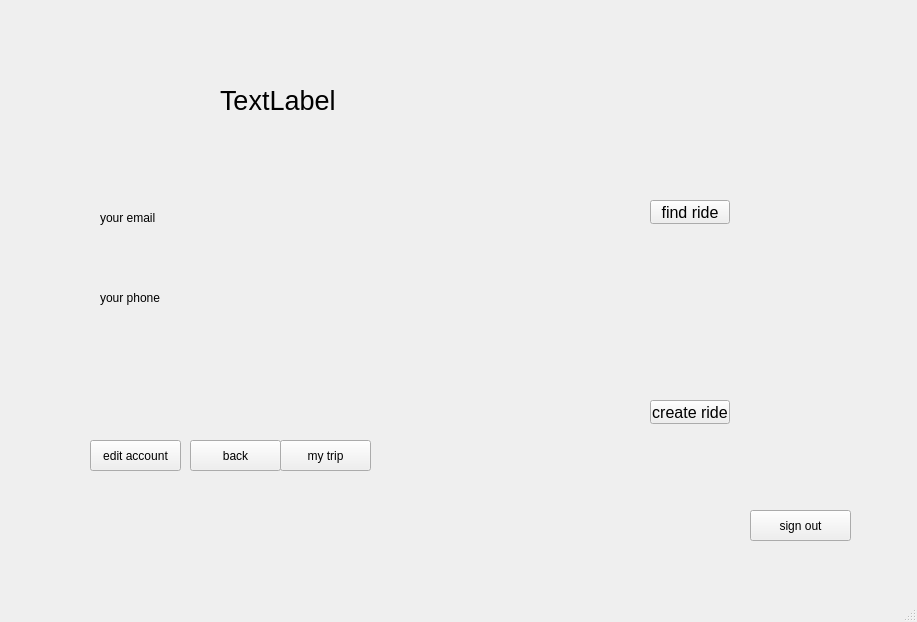
<?xml version="1.0" encoding="UTF-8"?>
<ui version="4.0">
 <class>mainPage</class>
 <widget class="QMainWindow" name="mainPage">
  <property name="geometry">
   <rect>
    <x>0</x>
    <y>0</y>
    <width>917</width>
    <height>622</height>
   </rect>
  </property>
  <property name="windowTitle">
   <string>MainWindow</string>
  </property>
  <widget class="QWidget" name="centralwidget">
   <widget class="QLabel" name="label">
    <property name="geometry">
     <rect>
      <x>60</x>
      <y>50</y>
      <width>131</width>
      <height>101</height>
     </rect>
    </property>
    <property name="styleSheet">
     <string notr="true">image: url(:/image/profile.png);</string>
    </property>
    <property name="text">
     <string/>
    </property>
   </widget>
   <widget class="QLabel" name="label_2">
    <property name="geometry">
     <rect>
      <x>220</x>
      <y>70</y>
      <width>231</width>
      <height>61</height>
     </rect>
    </property>
    <property name="font">
     <font>
      <pointsize>20</pointsize>
     </font>
    </property>
    <property name="text">
     <string>TextLabel</string>
    </property>
   </widget>
   <widget class="QLabel" name="label_3">
    <property name="geometry">
     <rect>
      <x>610</x>
      <y>60</y>
      <width>151</width>
      <height>91</height>
     </rect>
    </property>
    <property name="styleSheet">
     <string notr="true">image: url(:/image/rideCar.png);</string>
    </property>
    <property name="text">
     <string/>
    </property>
   </widget>
   <widget class="QPushButton" name="pushButton">
    <property name="geometry">
     <rect>
      <x>650</x>
      <y>200</y>
      <width>80</width>
      <height>24</height>
     </rect>
    </property>
    <property name="font">
     <font>
      <pointsize>12</pointsize>
     </font>
    </property>
    <property name="text">
     <string>find ride</string>
    </property>
   </widget>
   <widget class="QLabel" name="label_4">
    <property name="geometry">
     <rect>
      <x>610</x>
      <y>270</y>
      <width>151</width>
      <height>91</height>
     </rect>
    </property>
    <property name="styleSheet">
     <string notr="true">image: url(:/image/createRide.png);</string>
    </property>
    <property name="text">
     <string/>
    </property>
   </widget>
   <widget class="QPushButton" name="pushButton_2">
    <property name="geometry">
     <rect>
      <x>650</x>
      <y>400</y>
      <width>80</width>
      <height>24</height>
     </rect>
    </property>
    <property name="font">
     <font>
      <pointsize>12</pointsize>
     </font>
    </property>
    <property name="text">
     <string>create ride</string>
    </property>
   </widget>
   <widget class="QLabel" name="label_5">
    <property name="geometry">
     <rect>
      <x>100</x>
      <y>210</y>
      <width>111</width>
      <height>16</height>
     </rect>
    </property>
    <property name="text">
     <string>your email</string>
    </property>
   </widget>
   <widget class="QLabel" name="label_6">
    <property name="geometry">
     <rect>
      <x>100</x>
      <y>240</y>
      <width>241</width>
      <height>41</height>
     </rect>
    </property>
    <property name="font">
     <font>
      <pointsize>20</pointsize>
     </font>
    </property>
    <property name="text">
     <string/>
    </property>
   </widget>
   <widget class="QLabel" name="label_7">
    <property name="geometry">
     <rect>
      <x>100</x>
      <y>330</y>
      <width>251</width>
      <height>41</height>
     </rect>
    </property>
    <property name="font">
     <font>
      <pointsize>20</pointsize>
     </font>
    </property>
    <property name="text">
     <string/>
    </property>
   </widget>
   <widget class="QLabel" name="label_8">
    <property name="geometry">
     <rect>
      <x>100</x>
      <y>290</y>
      <width>141</width>
      <height>16</height>
     </rect>
    </property>
    <property name="text">
     <string>your phone</string>
    </property>
   </widget>
   <widget class="QPushButton" name="pushButton_3">
    <property name="geometry">
     <rect>
      <x>280</x>
      <y>440</y>
      <width>91</width>
      <height>31</height>
     </rect>
    </property>
    <property name="text">
     <string>my trip</string>
    </property>
   </widget>
   <widget class="QPushButton" name="pushButton_4">
    <property name="geometry">
     <rect>
      <x>90</x>
      <y>440</y>
      <width>91</width>
      <height>31</height>
     </rect>
    </property>
    <property name="text">
     <string>edit account</string>
    </property>
   </widget>
   <widget class="QPushButton" name="pushButton_5">
    <property name="geometry">
     <rect>
      <x>190</x>
      <y>440</y>
      <width>91</width>
      <height>31</height>
     </rect>
    </property>
    <property name="text">
     <string>back</string>
    </property>
   </widget>
   <widget class="QWidget" name="layoutWidget">
    <property name="geometry">
     <rect>
      <x>80</x>
      <y>170</y>
      <width>291</width>
      <height>271</height>
     </rect>
    </property>
    <layout class="QVBoxLayout" name="verticalLayout">
     <item>
      <widget class="QLabel" name="label_9">
       <property name="font">
        <font>
         <pointsize>20</pointsize>
        </font>
       </property>
       <property name="text">
        <string/>
       </property>
      </widget>
     </item>
     <item>
      <widget class="QLabel" name="label_10">
       <property name="font">
        <font>
         <pointsize>20</pointsize>
        </font>
       </property>
       <property name="text">
        <string/>
       </property>
      </widget>
     </item>
     <item>
      <widget class="QLabel" name="label_11">
       <property name="font">
        <font>
         <pointsize>20</pointsize>
        </font>
       </property>
       <property name="text">
        <string/>
       </property>
      </widget>
     </item>
     <item>
      <widget class="QLabel" name="label_12">
       <property name="font">
        <font>
         <pointsize>20</pointsize>
        </font>
       </property>
       <property name="text">
        <string/>
       </property>
      </widget>
     </item>
     <item>
      <widget class="QLabel" name="label_13">
       <property name="font">
        <font>
         <pointsize>20</pointsize>
        </font>
       </property>
       <property name="text">
        <string/>
       </property>
      </widget>
     </item>
    </layout>
   </widget>
   <widget class="QPushButton" name="pushButton_6">
    <property name="geometry">
     <rect>
      <x>750</x>
      <y>510</y>
      <width>101</width>
      <height>31</height>
     </rect>
    </property>
    <property name="text">
     <string>sign out</string>
    </property>
   </widget>
  </widget>
  <widget class="QMenuBar" name="menubar">
   <property name="geometry">
    <rect>
     <x>0</x>
     <y>0</y>
     <width>917</width>
     <height>21</height>
    </rect>
   </property>
  </widget>
  <widget class="QStatusBar" name="statusbar"/>
 </widget>
 <resources/>
 <connections/>
</ui>
